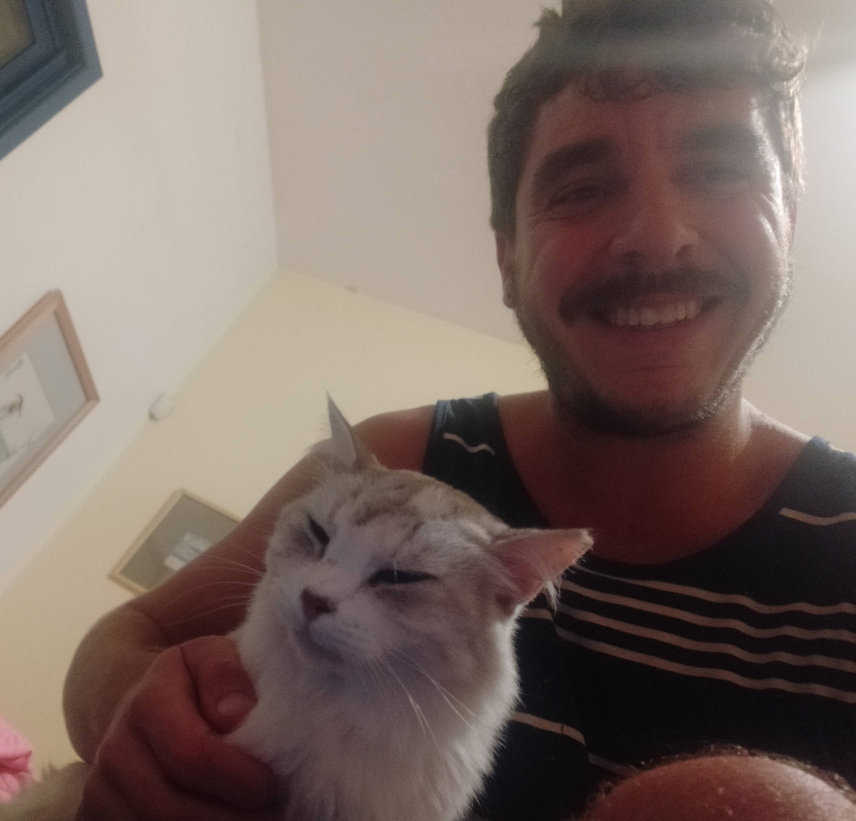
#> input picture assets/me_and_yuli.jpg, 3423 x 3281 px (shown at 1/4 size)
$ python tutorial1.py
#> lines starting #> are read from the running program, lines starting #| are printed output that depends on the picture
import cv2

# 0 mode is for grayscale, -1 color image, 1 image unchanged
img = cv2.imread('assets/me_and_yuli.jpg',0)
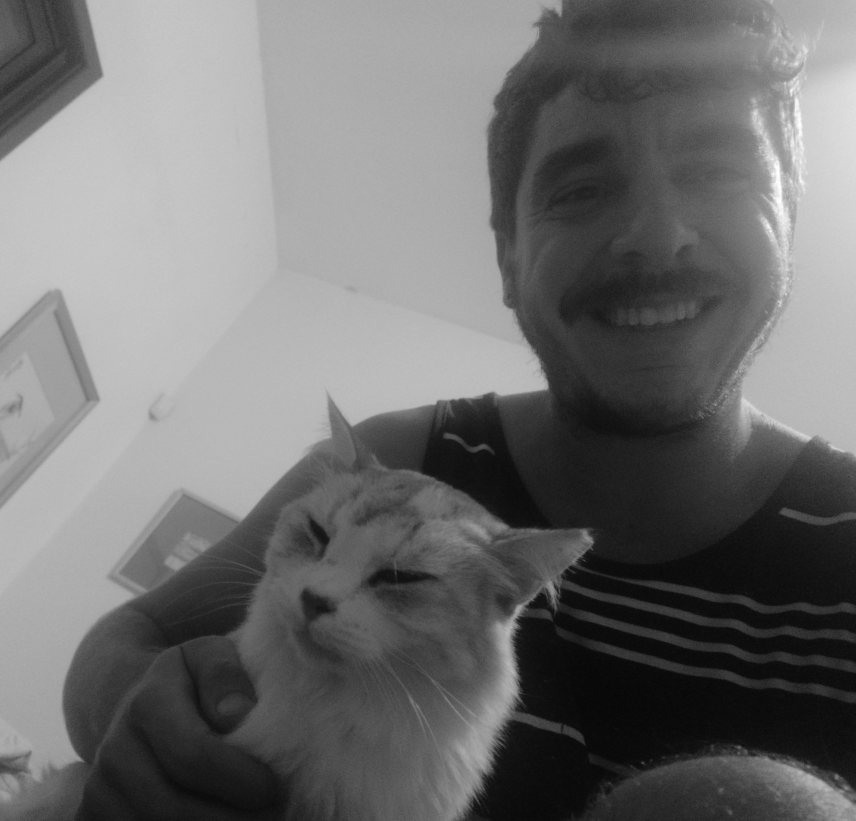
#> img: shape (3281, 3423) (shown at 1/4 size); min 2, max 255, mean 111.3

# resize image
img = cv2.resize(img, (700, 600))
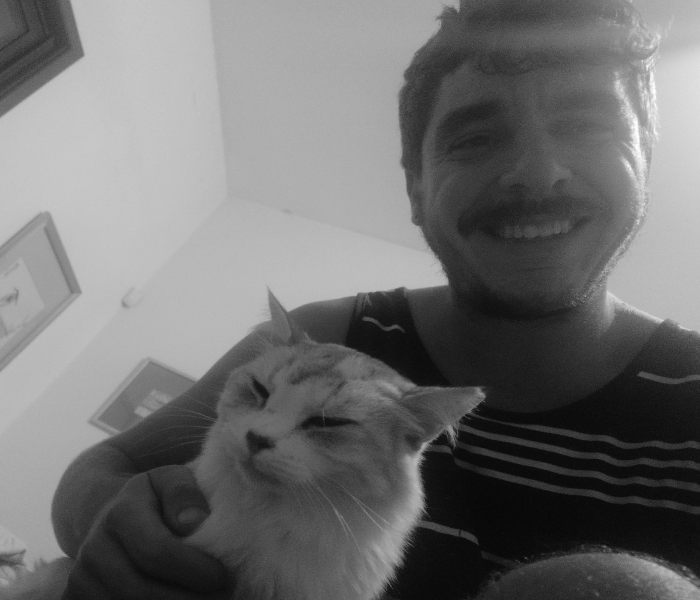
#> img: shape (600, 700); min 6, max 255, mean 111.2

# rotate image
img = cv2.rotate(img,cv2.ROTATE_180)
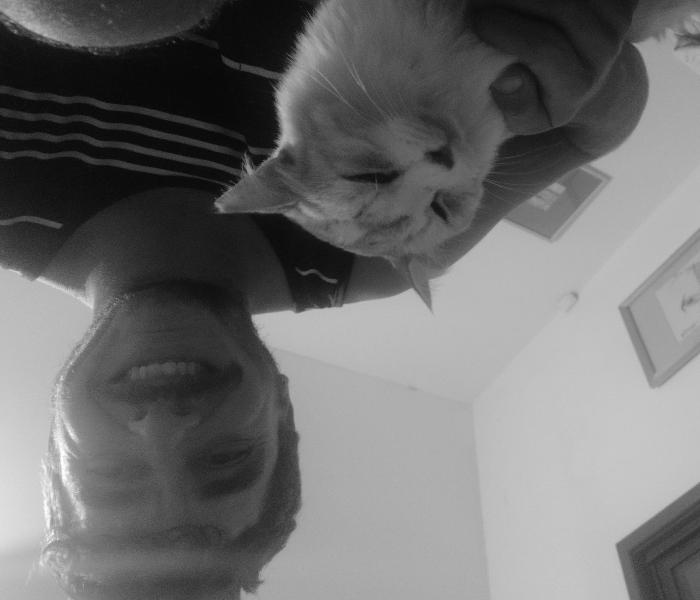
#> img: shape (600, 700); min 6, max 255, mean 111.2

# write img to file
cv2.imwrite('img_img.jpg',img)

# show image
cv2.imshow('Image',img)
# wait infinite amount of time untill any keyboard is pressed
cv2.waitKey(0)
# destroy all wndows
cv2.destroyAllWindows()
